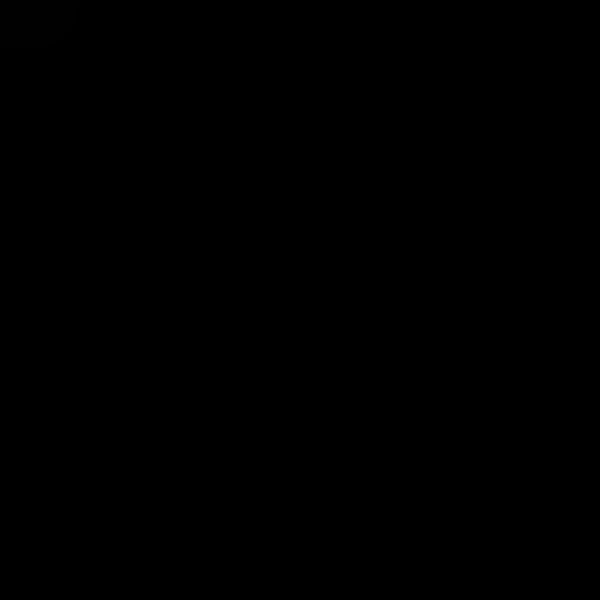
Frame 1 (no input)
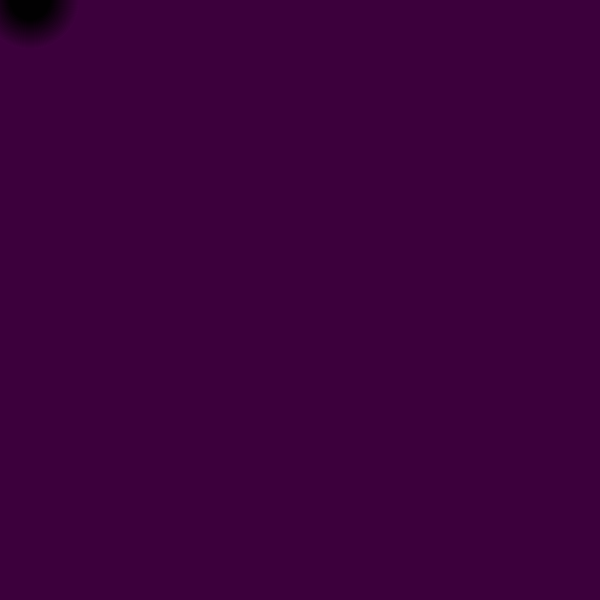
Frame 60 (the mouse pressed at the canvas centre just before this capture)
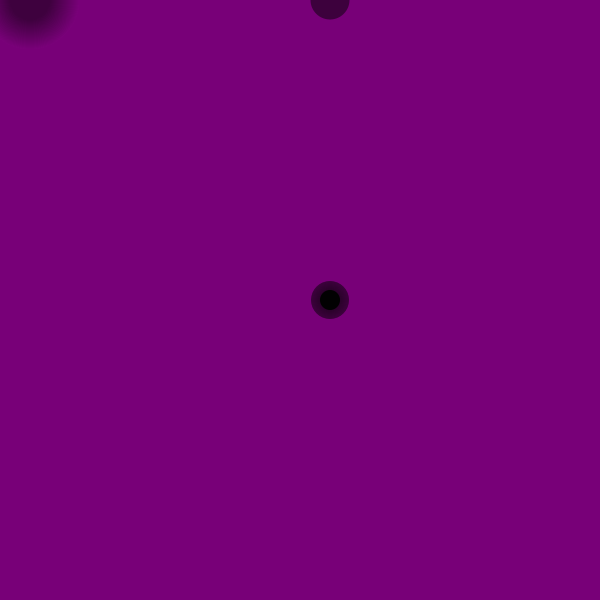
Frame 120 (the mouse held since frame 60 and released just before this capture)

The Processing sketch that drew these frames (run headless with seeded random() and noise(); from frame 60 on, the mouse is pressed at the canvas centre):

// Processing sketch: processing_110080
// ── processing_110080.pde

float value;
int c;
boolean i = false;

void setup(){
  size(600, 600);
  background(0);
  value = 99;
  c = 254;
}

void draw(){

 // background(181, 100, c, 50);
 fill(1);
  noStroke();
  ellipse(mouseX + 30, pmouseY, value, value);
  fill(181, 100, c, 1);
  rect(0, 0, 600, 600);

  value = value -1;

  if(value == -120){
    value = 120;
    
  }
  
  if (c==0 || c==255) 
    i = !i;
    
  if(!i){
   --c;
  }
   else{
     ++c;
   }
   println(value);
  
  
}
